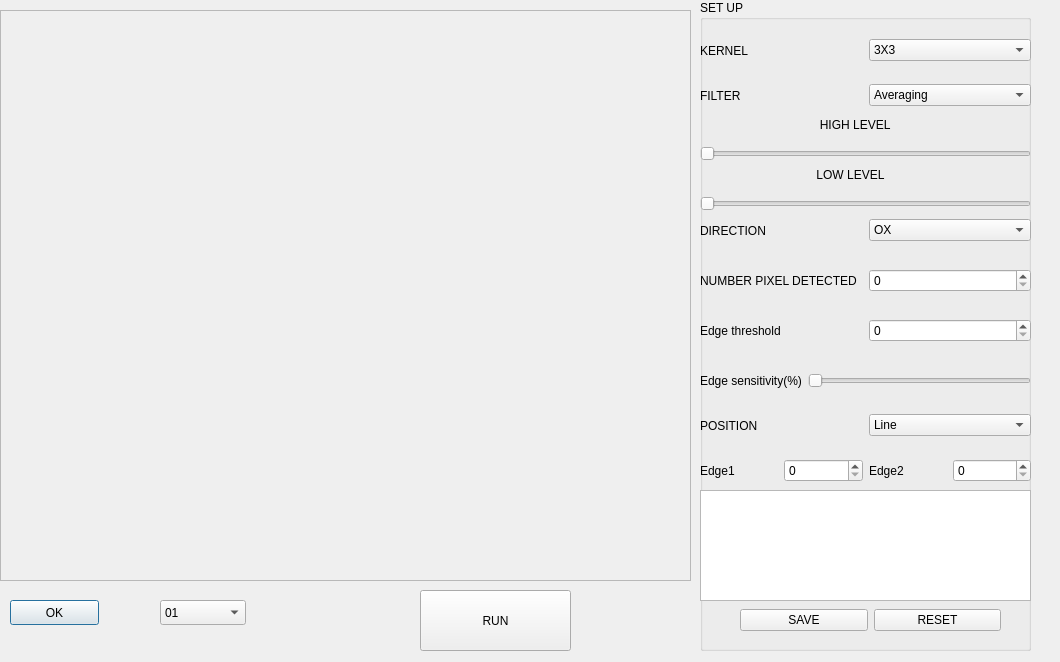
<?xml version="1.0" encoding="UTF-8"?>
<ui version="4.0">
 <class>Edges_width_Dialog</class>
 <widget class="QDialog" name="Edges_width_Dialog">
  <property name="geometry">
   <rect>
    <x>0</x>
    <y>0</y>
    <width>1060</width>
    <height>662</height>
   </rect>
  </property>
  <property name="windowTitle">
   <string>Dialog</string>
  </property>
  <widget class="QScrollArea" name="scrollArea">
   <property name="geometry">
    <rect>
     <x>0</x>
     <y>10</y>
     <width>691</width>
     <height>571</height>
    </rect>
   </property>
   <property name="widgetResizable">
    <bool>true</bool>
   </property>
   <widget class="QWidget" name="scrollAreaWidgetContents">
    <property name="geometry">
     <rect>
      <x>0</x>
      <y>0</y>
      <width>689</width>
      <height>569</height>
     </rect>
    </property>
   </widget>
  </widget>
  <widget class="QPushButton" name="Edges_width_OK_pushButton">
   <property name="geometry">
    <rect>
     <x>10</x>
     <y>600</y>
     <width>89</width>
     <height>25</height>
    </rect>
   </property>
   <property name="text">
    <string>OK</string>
   </property>
  </widget>
  <widget class="QComboBox" name="Edges_with_img_comboBox">
   <property name="geometry">
    <rect>
     <x>160</x>
     <y>600</y>
     <width>86</width>
     <height>25</height>
    </rect>
   </property>
   <item>
    <property name="text">
     <string>01</string>
    </property>
   </item>
   <item>
    <property name="text">
     <string>02</string>
    </property>
   </item>
   <item>
    <property name="text">
     <string>03</string>
    </property>
   </item>
   <item>
    <property name="text">
     <string>04</string>
    </property>
   </item>
   <item>
    <property name="text">
     <string>05</string>
    </property>
   </item>
   <item>
    <property name="text">
     <string>05</string>
    </property>
   </item>
  </widget>
  <widget class="QPushButton" name="Edges_width_RUN_pushButton">
   <property name="geometry">
    <rect>
     <x>420</x>
     <y>590</y>
     <width>151</width>
     <height>61</height>
    </rect>
   </property>
   <property name="text">
    <string>RUN</string>
   </property>
  </widget>
  <widget class="QGroupBox" name="SET_UP_groupBox">
   <property name="geometry">
    <rect>
     <x>700</x>
     <y>0</y>
     <width>331</width>
     <height>651</height>
    </rect>
   </property>
   <property name="title">
    <string>SET UP</string>
   </property>
   <widget class="QWidget" name="horizontalLayoutWidget">
    <property name="geometry">
     <rect>
      <x>0</x>
      <y>30</y>
      <width>331</width>
      <height>41</height>
     </rect>
    </property>
    <layout class="QHBoxLayout" name="horizontalLayout">
     <item>
      <widget class="QLabel" name="label">
       <property name="text">
        <string>KERNEL</string>
       </property>
      </widget>
     </item>
     <item>
      <widget class="QComboBox" name="Edges_width_KERNEL_comboBox">
       <item>
        <property name="text">
         <string>3X3</string>
        </property>
       </item>
       <item>
        <property name="text">
         <string>5X5</string>
        </property>
       </item>
       <item>
        <property name="text">
         <string>7X7</string>
        </property>
       </item>
       <item>
        <property name="text">
         <string>9X9</string>
        </property>
       </item>
       <item>
        <property name="text">
         <string>11X11</string>
        </property>
       </item>
       <item>
        <property name="text">
         <string>13X13</string>
        </property>
       </item>
      </widget>
     </item>
    </layout>
   </widget>
   <widget class="QWidget" name="horizontalLayoutWidget_2">
    <property name="geometry">
     <rect>
      <x>0</x>
      <y>80</y>
      <width>331</width>
      <height>31</height>
     </rect>
    </property>
    <layout class="QHBoxLayout" name="horizontalLayout_2">
     <item>
      <widget class="QLabel" name="label_2">
       <property name="text">
        <string>FILTER</string>
       </property>
      </widget>
     </item>
     <item>
      <widget class="QComboBox" name="Edges_width_FILTER_comboBox">
       <item>
        <property name="text">
         <string>Averaging</string>
        </property>
       </item>
       <item>
        <property name="text">
         <string>Gaussian Filtering</string>
        </property>
       </item>
       <item>
        <property name="text">
         <string>Median Filtering</string>
        </property>
       </item>
      </widget>
     </item>
    </layout>
   </widget>
   <widget class="QWidget" name="verticalLayoutWidget">
    <property name="geometry">
     <rect>
      <x>0</x>
      <y>110</y>
      <width>331</width>
      <height>51</height>
     </rect>
    </property>
    <layout class="QVBoxLayout" name="verticalLayout">
     <item>
      <widget class="QLabel" name="label_3">
       <property name="text">
        <string>                                    HIGH LEVEL</string>
       </property>
      </widget>
     </item>
     <item>
      <widget class="QSlider" name="Edges_width_high_level_horizontalSlider">
       <property name="maximum">
        <number>255</number>
       </property>
       <property name="orientation">
        <enum>Qt::Horizontal</enum>
       </property>
      </widget>
     </item>
    </layout>
   </widget>
   <widget class="QWidget" name="verticalLayoutWidget_2">
    <property name="geometry">
     <rect>
      <x>0</x>
      <y>160</y>
      <width>331</width>
      <height>51</height>
     </rect>
    </property>
    <layout class="QVBoxLayout" name="verticalLayout_2">
     <item>
      <widget class="QLabel" name="label_5">
       <property name="text">
        <string>                                   LOW LEVEL</string>
       </property>
      </widget>
     </item>
     <item>
      <widget class="QSlider" name="Edges_with_LOW_LEVEL_horizontalSlider">
       <property name="maximum">
        <number>255</number>
       </property>
       <property name="orientation">
        <enum>Qt::Horizontal</enum>
       </property>
      </widget>
     </item>
    </layout>
   </widget>
   <widget class="QWidget" name="horizontalLayoutWidget_4">
    <property name="geometry">
     <rect>
      <x>0</x>
      <y>210</y>
      <width>331</width>
      <height>41</height>
     </rect>
    </property>
    <layout class="QHBoxLayout" name="horizontalLayout_4">
     <item>
      <widget class="QLabel" name="label_6">
       <property name="text">
        <string>DIRECTION</string>
       </property>
      </widget>
     </item>
     <item>
      <widget class="QComboBox" name="Edges_width_DERECTION_comboBox">
       <item>
        <property name="text">
         <string>OX</string>
        </property>
       </item>
       <item>
        <property name="text">
         <string>OY</string>
        </property>
       </item>
      </widget>
     </item>
    </layout>
   </widget>
   <widget class="QTableWidget" name="Edges_width_tableWidget">
    <property name="geometry">
     <rect>
      <x>0</x>
      <y>490</y>
      <width>331</width>
      <height>111</height>
     </rect>
    </property>
   </widget>
   <widget class="QWidget" name="horizontalLayoutWidget_6">
    <property name="geometry">
     <rect>
      <x>40</x>
      <y>600</y>
      <width>261</width>
      <height>41</height>
     </rect>
    </property>
    <layout class="QHBoxLayout" name="horizontalLayout_6">
     <item>
      <widget class="QPushButton" name="Edges_width_SAVE_pushButton">
       <property name="text">
        <string>SAVE</string>
       </property>
      </widget>
     </item>
     <item>
      <widget class="QPushButton" name="Edges_width_RESET_pushButton">
       <property name="text">
        <string>RESET</string>
       </property>
      </widget>
     </item>
    </layout>
   </widget>
   <widget class="QWidget" name="horizontalLayoutWidget_3">
    <property name="geometry">
     <rect>
      <x>0</x>
      <y>260</y>
      <width>331</width>
      <height>41</height>
     </rect>
    </property>
    <layout class="QHBoxLayout" name="horizontalLayout_3">
     <item>
      <widget class="QLabel" name="label_4">
       <property name="text">
        <string>NUMBER PIXEL DETECTED </string>
       </property>
      </widget>
     </item>
     <item>
      <widget class="QSpinBox" name="Edges_width_number_pixel_spinBox"/>
     </item>
    </layout>
   </widget>
   <widget class="QWidget" name="horizontalLayoutWidget_7">
    <property name="geometry">
     <rect>
      <x>0</x>
      <y>360</y>
      <width>331</width>
      <height>41</height>
     </rect>
    </property>
    <layout class="QHBoxLayout" name="horizontalLayout_7">
     <item>
      <widget class="QLabel" name="label_7">
       <property name="text">
        <string>Edge sensitivity(%)</string>
       </property>
      </widget>
     </item>
     <item>
      <widget class="QSlider" name="Edges_width_Sensitivity_horizontalSlider">
       <property name="maximum">
        <number>100</number>
       </property>
       <property name="orientation">
        <enum>Qt::Horizontal</enum>
       </property>
      </widget>
     </item>
    </layout>
   </widget>
   <widget class="QWidget" name="horizontalLayoutWidget_8">
    <property name="geometry">
     <rect>
      <x>0</x>
      <y>310</y>
      <width>331</width>
      <height>41</height>
     </rect>
    </property>
    <layout class="QHBoxLayout" name="horizontalLayout_8">
     <item>
      <widget class="QLabel" name="label_9">
       <property name="text">
        <string>Edge threshold </string>
       </property>
      </widget>
     </item>
     <item>
      <widget class="QSpinBox" name="Edge_width_threshold_spinBox"/>
     </item>
    </layout>
   </widget>
   <widget class="QWidget" name="horizontalLayoutWidget_5">
    <property name="geometry">
     <rect>
      <x>0</x>
      <y>410</y>
      <width>331</width>
      <height>31</height>
     </rect>
    </property>
    <layout class="QHBoxLayout" name="horizontalLayout_5">
     <item>
      <widget class="QLabel" name="label_8">
       <property name="text">
        <string>POSITION</string>
       </property>
      </widget>
     </item>
     <item>
      <widget class="QComboBox" name="Edges_width_Position_comboBox">
       <item>
        <property name="text">
         <string>Line</string>
        </property>
       </item>
       <item>
        <property name="text">
         <string>Point</string>
        </property>
       </item>
      </widget>
     </item>
    </layout>
   </widget>
   <widget class="QWidget" name="horizontalLayoutWidget_9">
    <property name="geometry">
     <rect>
      <x>0</x>
      <y>450</y>
      <width>331</width>
      <height>41</height>
     </rect>
    </property>
    <layout class="QHBoxLayout" name="horizontalLayout_9">
     <item>
      <widget class="QLabel" name="label_10">
       <property name="text">
        <string>Edge1</string>
       </property>
      </widget>
     </item>
     <item>
      <widget class="QSpinBox" name="Edge_width_Edge_1_spinBox"/>
     </item>
     <item>
      <widget class="QLabel" name="label_11">
       <property name="text">
        <string>Edge2</string>
       </property>
      </widget>
     </item>
     <item>
      <widget class="QSpinBox" name="Edge_width_Edge_2spinBox"/>
     </item>
    </layout>
   </widget>
  </widget>
 </widget>
 <resources/>
 <connections/>
</ui>
